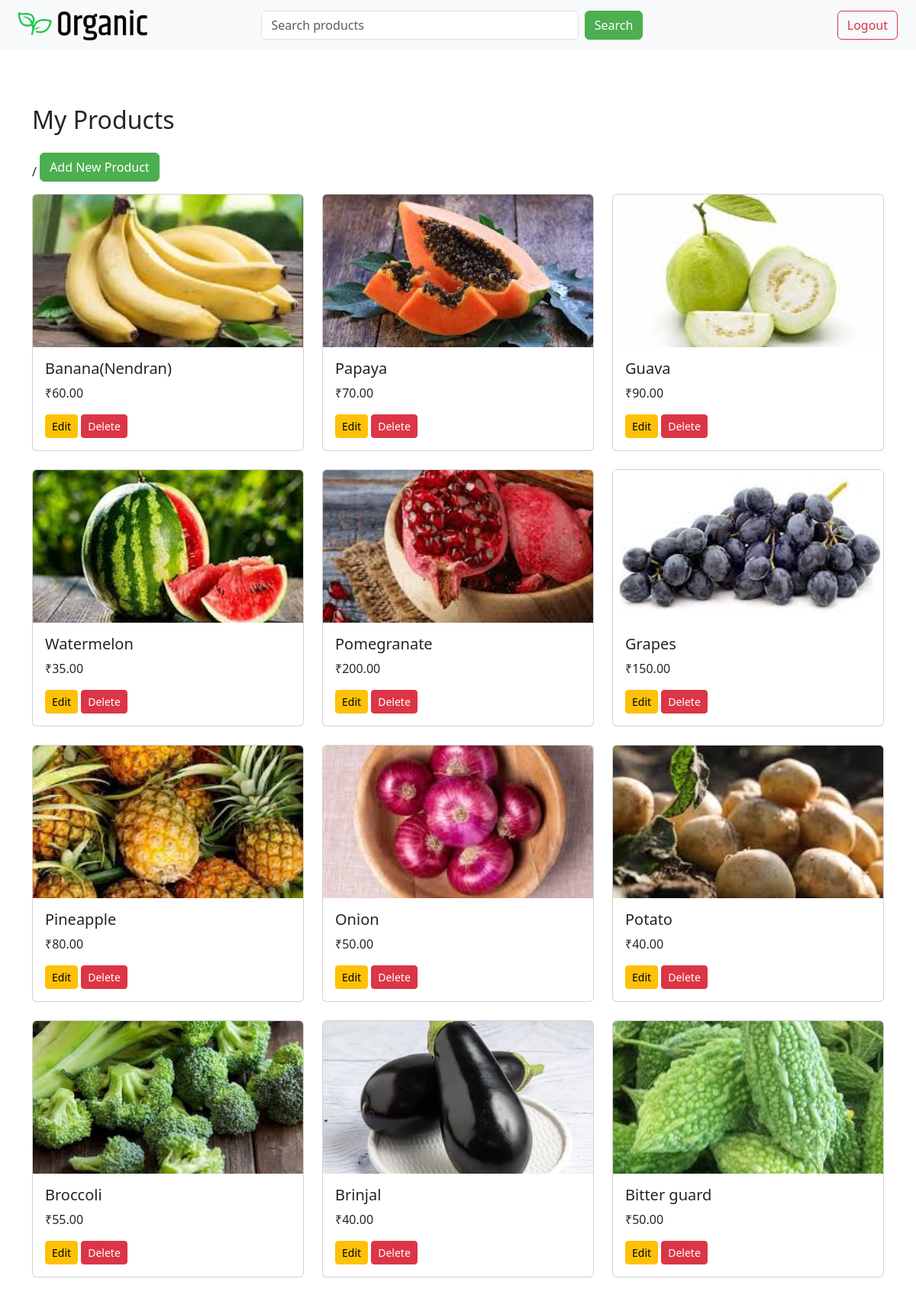
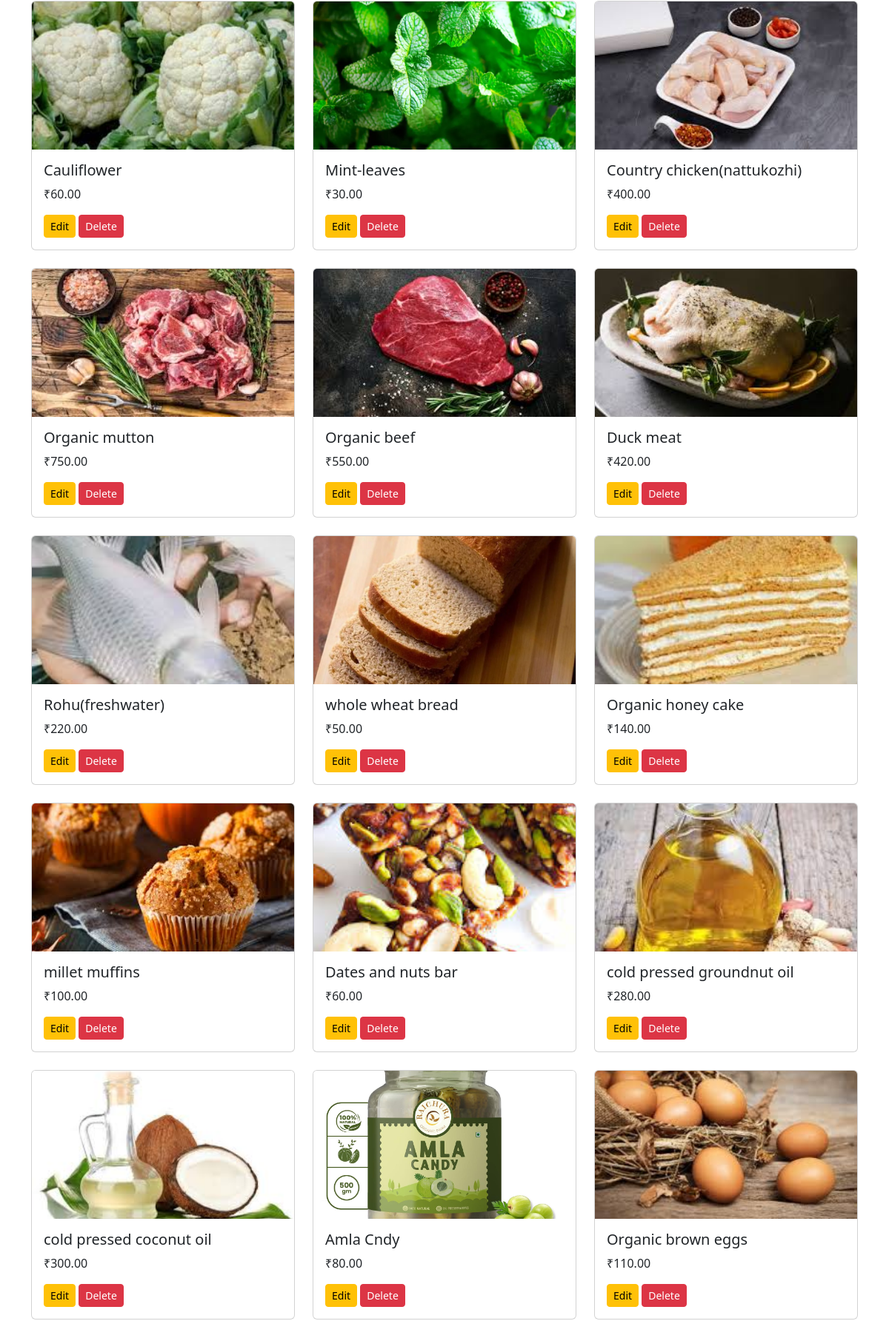
Page /myproducts/ (signed in, upper part) on the committed database (2 pictures, top to bottom).
### home/models.py (models this page shows, shortened)
class Product(models.Model):
    UNIT_CHOICES = [
        ('kg', 'Kilogram'),
        ('g', 'Gram'),
        ('l', 'Litre'),
        ('ml', 'Millilitre'),
        ('pcs', 'Pieces'),
        ('bottle', 'Bottle'),
        ('packet', 'Packet'),
    ]
    name = models.CharField(max_length=30)
    price = models.DecimalField(max_digits=8, decimal_places=2)
    details = models.TextField()
    image = models.ImageField(upload_to='products/', null=True, blank=True)
    ctgry = models.ForeignKey('Category', on_delete=models.CASCADE, null=True, blank=True)
    user = models.ForeignKey(User, on_delete=models.CASCADE)  # Seller
    created_at = models.DateTimeField(auto_now_add=True)
    unit = models.CharField(max_length=10, choices=UNIT_CHOICES, default='kg')
    stock = models.PositiveIntegerField(default=0)

### home/views.py (the view)
# urls.py: path('myproducts/',myproductsfn),
@login_required
def myproductsfn(request):
    user = request.user
    profile = UserProfile.objects.get(user=user)
    if profile.role != 'farmer':
        return render(request, 'unauthorized.html')
    products = Product.objects.filter(user=user)
    return render(request, 'myproducts.html', {'products': products})

### home/templates/myproducts.html
{% extends 'base.html' %}
{% block content %}
<div class="container mt-5">
    <h2 class="mb-4">My Products</h2>
/
    <a href="/addproduct/" class="btn btn-success mb-3">Add New Product</a>
    {% if products %}
        <div class="row">
            {% for p in products %}
                <div class="col-md-4 mb-4">
                    <div class="card h-100">
                        <img src="{{ p.image.url }}" class="card-img-top" style="height: 200px; object-fit: cover;">
                        <div class="card-body">
                            <h5 class="card-title">{{ p.name }}</h5>
                            <p class="card-text">₹{{ p.price }}</p>
                            <a href="/editproduct/{{ p.id }}/" class="btn btn-warning btn-sm">Edit</a>
                            <a href="/deleteproduct/{{ p.id }}/" class="btn btn-danger btn-sm">Delete</a>
                        </div>
                    </div>
                </div>
            {% endfor %}
        </div>
    {% else %}
        <p>You haven't added any products yet.</p>
    {% endif %}
</div>
{% endblock %}

### home/templates/base.html (style rules this page uses)
.btn-success { background-color: #4CAF50; border-color: #4CAF50; }

### rows in the picture
Product: image (picture), name "Banana(Nendran)", price "60.00"
Product: image (picture), name "Papaya", price "70.00"
Product: image (picture), name "Guava", price "90.00"
Product: image (picture), name "Watermelon", price "35.00"
Product: image (picture), name "Pomegranate", price "200.00"
Product: image (picture), name "Grapes", price "150.00"
Product: image (picture), name "Pineapple", price "80.00"
Product: image (picture), name "Onion", price "50.00"
Product: image (picture), name "Potato", price "40.00"
Product: image (picture), name "Broccoli", price "55.00"
Product: image (picture), name "Brinjal", price "40.00"
Product: image (picture), name "Bitter guard", price "50.00"
Product: image (picture), name "Cauliflower", price "60.00"
Product: image (picture), name "Mint-leaves", price "30.00"
Product: image (picture), name "Country chicken(nattukozhi)", price "400.00"
Product: image (picture), name "Organic mutton", price "750.00"
Product: image (picture), name "Organic beef", price "550.00"
Product: image (picture), name "Duck meat", price "420.00"
Product: image (picture), name "Rohu(freshwater)", price "220.00"
Product: image (picture), name "whole wheat bread", price "50.00"
Product: image (picture), name "Organic honey cake", price "140.00"
Product: image (picture), name "millet muffins", price "100.00"
Product: image (picture), name "Dates and nuts bar", price "60.00"
Product: image (picture), name "cold pressed groundnut oil", price "280.00"
Product: image (picture), name "cold pressed coconut oil", price "300.00"
Product: image (picture), name "Amla Cndy", price "80.00"
Product: image (picture), name "Organic brown eggs", price "110.00"
